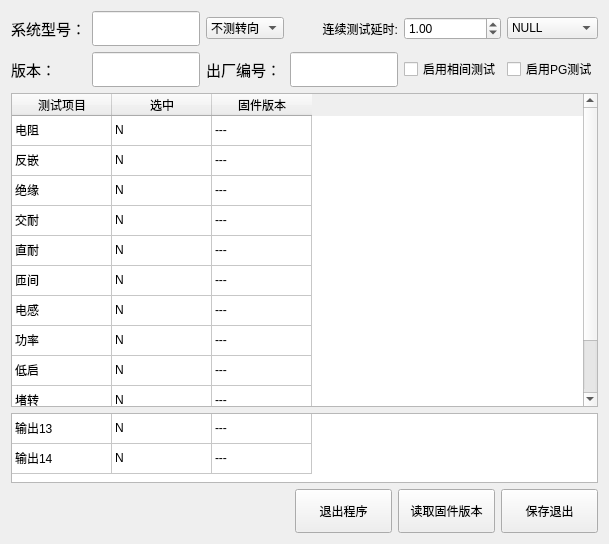
     <widget class="QWidget" name="TabSys">
      <attribute name="title">
       <string>系统</string>
      </attribute>
      <layout class="QVBoxLayout" name="verticalLayout" stretch="0,11,2,0">
       <item>
        <widget class="QWidget" name="widget" native="true">
         <layout class="QGridLayout" name="gridLayout_3">
          <property name="leftMargin">
           <number>0</number>
          </property>
          <property name="topMargin">
           <number>0</number>
          </property>
          <property name="rightMargin">
           <number>0</number>
          </property>
          <property name="bottomMargin">
           <number>0</number>
          </property>
          <item row="1" column="1">
           <widget class="QLineEdit" name="lineEdit_2">
            <property name="minimumSize">
             <size>
              <width>0</width>
              <height>35</height>
             </size>
            </property>
            <property name="focusPolicy">
             <enum>Qt::ClickFocus</enum>
            </property>
           </widget>
          </item>
          <item row="1" column="3">
           <widget class="QLineEdit" name="EditNumber">
            <property name="minimumSize">
             <size>
              <width>0</width>
              <height>35</height>
             </size>
            </property>
            <property name="focusPolicy">
             <enum>Qt::ClickFocus</enum>
            </property>
           </widget>
          </item>
          <item row="1" column="0">
           <widget class="QLabel" name="label_6">
            <property name="font">
             <font>
              <pointsize>11</pointsize>
             </font>
            </property>
            <property name="styleSheet">
             <string notr="true"/>
            </property>
            <property name="text">
             <string>版本：</string>
            </property>
           </widget>
          </item>
          <item row="0" column="1">
           <widget class="QLineEdit" name="lineEdit">
            <property name="minimumSize">
             <size>
              <width>0</width>
              <height>35</height>
             </size>
            </property>
            <property name="focusPolicy">
             <enum>Qt::ClickFocus</enum>
            </property>
           </widget>
          </item>
          <item row="0" column="0">
           <widget class="QLabel" name="label_5">
            <property name="font">
             <font>
              <pointsize>11</pointsize>
             </font>
            </property>
            <property name="styleSheet">
             <string notr="true"/>
            </property>
            <property name="text">
             <string>系统型号：</string>
            </property>
           </widget>
          </item>
          <item row="1" column="2">
           <widget class="QLabel" name="label_Factory_number">
            <property name="font">
             <font>
              <pointsize>11</pointsize>
             </font>
            </property>
            <property name="styleSheet">
             <string notr="true"/>
            </property>
            <property name="text">
             <string>出厂编号：</string>
            </property>
           </widget>
          </item>
          <item row="1" column="4">
           <widget class="QCheckBox" name="EnablePhase">
            <property name="text">
             <string>启用相间测试</string>
            </property>
           </widget>
          </item>
          <item row="1" column="5">
           <widget class="QCheckBox" name="EnablePG">
            <property name="text">
             <string>启用PG测试</string>
            </property>
           </widget>
          </item>
          <item row="0" column="5">
           <widget class="QComboBox" name="TestContinue">
            <item>
             <property name="text">
              <string>NULL</string>
             </property>
            </item>
            <item>
             <property name="text">
              <string>左工位</string>
             </property>
            </item>
            <item>
             <property name="text">
              <string>右工位</string>
             </property>
            </item>
            <item>
             <property name="text">
              <string>单工位</string>
             </property>
            </item>
            <item>
             <property name="text">
              <string>双工位</string>
             </property>
            </item>
           </widget>
          </item>
          <item row="0" column="2">
           <widget class="QComboBox" name="BoxDir">
            <item>
             <property name="text">
              <string>不测转向</string>
             </property>
            </item>
            <item>
             <property name="text">
              <string>霍尔</string>
             </property>
            </item>
            <item>
             <property name="text">
              <string>感应</string>
             </property>
            </item>
           </widget>
          </item>
          <item row="0" column="3">
           <widget class="QLabel" name="label_7">
            <property name="text">
             <string>连续测试延时:</string>
            </property>
            <property name="alignment">
             <set>Qt::AlignRight|Qt::AlignTrailing|Qt::AlignVCenter</set>
            </property>
           </widget>
          </item>
          <item row="0" column="4">
           <widget class="QDoubleSpinBox" name="BoxDelay">
            <property name="value">
             <double>1.000000000000000</double>
            </property>
           </widget>
          </item>
         </layout>
        </widget>
       </item>
       <item>
        <widget class="QTableWidget" name="TabItems">
         <attribute name="verticalHeaderVisible">
          <bool>false</bool>
         </attribute>
         <row>
          <property name="text">
           <string>新建行</string>
          </property>
         </row>
         <row>
          <property name="text">
           <string>新建行</string>
          </property>
         </row>
         <row>
          <property name="text">
           <string>新建行</string>
          </property>
         </row>
         <row>
          <property name="text">
           <string>新建行</string>
          </property>
         </row>
         <row>
          <property name="text">
           <string>新建行</string>
          </property>
         </row>
         <row>
          <property name="text">
           <string>新建行</string>
          </property>
         </row>
         <row>
          <property name="text">
           <string>新建行</string>
          </property>
         </row>
         <row>
          <property name="text">
           <string>新建行</string>
          </property>
         </row>
         <row>
          <property name="text">
           <string>新建行</string>
          </property>
         </row>
         <row>
          <property name="text">
           <string>新建行</string>
          </property>
         </row>
         <row>
          <property name="text">
           <string>新建行</string>
          </property>
         </row>
         <column>
          <property name="text">
           <string>测试项目</string>
          </property>
         </column>
         <column>
          <property name="text">
           <string>选中</string>
          </property>
         </column>
         <column>
          <property name="text">
           <string>固件版本</string>
          </property>
         </column>
         <item row="0" column="0">
          <property name="text">
           <string>电阻</string>
          </property>
         </item>
         <item row="0" column="1">
          <property name="text">
           <string>N</string>
          </property>
         </item>
         <item row="0" column="2">
          <property name="text">
           <string>---</string>
          </property>
         </item>
         <item row="1" column="0">
          <property name="text">
           <string>反嵌</string>
          </property>
         </item>
         <item row="1" column="1">
          <property name="text">
           <string>N</string>
          </property>
         </item>
         <item row="1" column="2">
          <property name="text">
           <string>---</string>
          </property>
         </item>
         <item row="2" column="0">
          <property name="text">
           <string>绝缘</string>
          </property>
         </item>
         <item row="2" column="1">
          <property name="text">
           <string>N</string>
          </property>
         </item>
         <item row="2" column="2">
          <property name="text">
           <string>---</string>
          </property>
         </item>
         <item row="3" column="0">
          <property name="text">
           <string>交耐</string>
          </property>
         </item>
         <item row="3" column="1">
          <property name="text">
           <string>N</string>
          </property>
         </item>
         <item row="3" column="2">
          <property name="text">
           <string>---</string>
          </property>
         </item>
         <item row="4" column="0">
          <property name="text">
           <string>直耐</string>
          </property>
         </item>
         <item row="4" column="1">
          <property name="text">
           <string>N</string>
          </property>
         </item>
         <item row="4" column="2">
          <property name="text">
           <string>---</string>
          </property>
         </item>
         <item row="5" column="0">
          <property name="text">
           <string>匝间</string>
          </property>
         </item>
         <item row="5" column="1">
          <property name="text">
           <string>N</string>
          </property>
         </item>
         <item row="5" column="2">
          <property name="text">
           <string>---</string>
          </property>
         </item>
         <item row="6" column="0">
          <property name="text">
           <string>电感</string>
          </property>
         </item>
         <item row="6" column="1">
          <property name="text">
           <string>N</string>
          </property>
         </item>
         <item row="6" column="2">
          <property name="text">
           <string>---</string>
          </property>
         </item>
         <item row="7" column="0">
          <property name="text">
           <string>功率</string>
          </property>
         </item>
         <item row="7" column="1">
          <property name="text">
           <string>N</string>
          </property>
         </item>
         <item row="7" column="2">
          <property name="text">
           <string>---</string>
          </property>
         </item>
         <item row="8" column="0">
          <property name="text">
           <string>低启</string>
          </property>
         </item>
         <item row="8" column="1">
          <property name="text">
           <string>N</string>
          </property>
         </item>
         <item row="8" column="2">
          <property name="text">
           <string>---</string>
          </property>
         </item>
         <item row="9" column="0">
          <property name="text">
           <string>堵转</string>
          </property>
         </item>
         <item row="9" column="1">
          <property name="text">
           <string>N</string>
          </property>
         </item>
         <item row="9" column="2">
          <property name="text">
           <string>---</string>
          </property>
         </item>
         <item row="10" column="0">
          <property name="text">
           <string>功放</string>
          </property>
         </item>
         <item row="10" column="1">
          <property name="text">
           <string>N</string>
          </property>
         </item>
         <item row="10" column="2">
          <property name="text">
           <string>---</string>
          </property>
         </item>
        </widget>
       </item>
       <item>
        <widget class="QTableWidget" name="TabOutput">
         <attribute name="horizontalHeaderVisible">
          <bool>false</bool>
         </attribute>
         <attribute name="verticalHeaderVisible">
          <bool>false</bool>
         </attribute>
         <row>
          <property name="text">
           <string>13</string>
          </property>
         </row>
         <row>
          <property name="text">
           <string>14</string>
          </property>
         </row>
         <column>
          <property name="text">
           <string>输出板</string>
          </property>
         </column>
         <column>
          <property name="text">
           <string>选中</string>
          </property>
         </column>
         <column>
          <property name="text">
           <string>固件版本</string>
          </property>
         </column>
         <item row="0" column="0">
          <property name="text">
           <string>输出13</string>
          </property>
         </item>
         <item row="0" column="1">
          <property name="text">
           <string>N</string>
          </property>
         </item>
         <item row="0" column="2">
          <property name="text">
           <string>---</string>
          </property>
         </item>
         <item row="1" column="0">
          <property name="text">
           <string>输出14</string>
          </property>
         </item>
         <item row="1" column="1">
          <property name="text">
           <string>N</string>
          </property>
         </item>
         <item row="1" column="2">
          <property name="text">
           <string>---</string>
          </property>
         </item>
        </widget>
       </item>
       <item>
        <widget class="QWidget" name="widget_2" native="true">
         <layout class="QHBoxLayout" name="horizontalLayout">
          <property name="leftMargin">
           <number>0</number>
          </property>
          <property name="topMargin">
           <number>0</number>
          </property>
          <property name="rightMargin">
           <number>0</number>
          </property>
          <property name="bottomMargin">
           <number>0</number>
          </property>
          <item>
           <spacer name="horizontalSpacer">
            <property name="orientation">
             <enum>Qt::Horizontal</enum>
            </property>
            <property name="sizeHint" stdset="0">
             <size>
              <width>40</width>
              <height>20</height>
             </size>
            </property>
           </spacer>
          </item>
          <item>
           <widget class="QPushButton" name="BtnQuit">
            <property name="minimumSize">
             <size>
              <width>97</width>
              <height>44</height>
             </size>
            </property>
            <property name="text">
             <string>退出程序</string>
            </property>
           </widget>
          </item>
          <item>
           <widget class="QPushButton" name="BtnVersion">
            <property name="minimumSize">
             <size>
              <width>97</width>
              <height>44</height>
             </size>
            </property>
            <property name="text">
             <string>读取固件版本</string>
            </property>
           </widget>
          </item>
          <item>
           <widget class="QPushButton" name="BtnExit">
            <property name="minimumSize">
             <size>
              <width>97</width>
              <height>44</height>
             </size>
            </property>
            <property name="text">
             <string>保存退出</string>
            </property>
           </widget>
          </item>
         </layout>
        </widget>
       </item>
      </layout>
     </widget>
